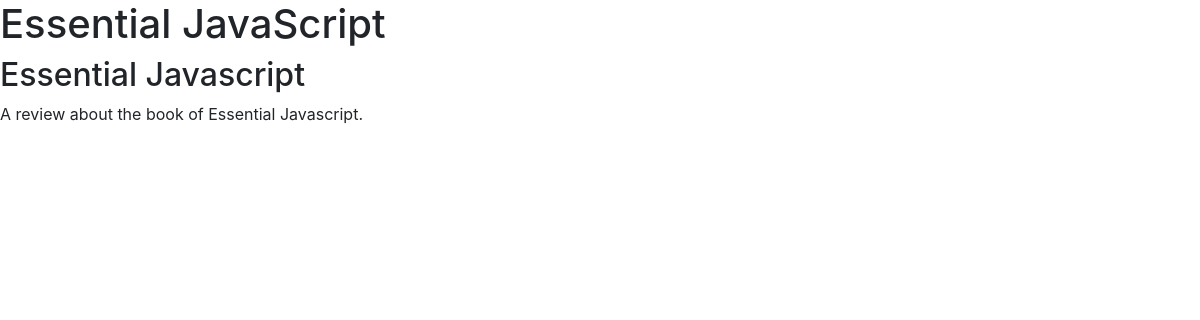
The app's page /blog/2/ with its own data.
### blog/models.py (models this page shows, shortened)
class Blog(models.Model):
    title = models.CharField(max_length=100, blank=False, null=False)
    created_at = models.DateTimeField(auto_now_add=True)
    updated_at = models.DateTimeField(auto_now=True)
    description = models.TextField(blank=False, null=False)
    short_description = models.TextField(blank=False, null=False)
    class Meta:
        verbose_name = 'Blog'
        verbose_name_plural = 'Blogs'

### blog/views.py (the view)
class BlogDetailView(DetailView):
    model = Blog
    template_name = "blog/detail.html"

### templates/blog/detail.html (shortened to what this page needs)
{% extends "base.html" %}
{% block content %}
    <h1> {{ blog.title }} </h1>
    <h2> {{ blog.short_description }} </h2>
    <p> {{ blog.description }}
{% endblock content %}

### records on screen
Blog: title "Essential JavaScript", short_description "Essential Javascript", description "A review about the book of Essential Javascript."
